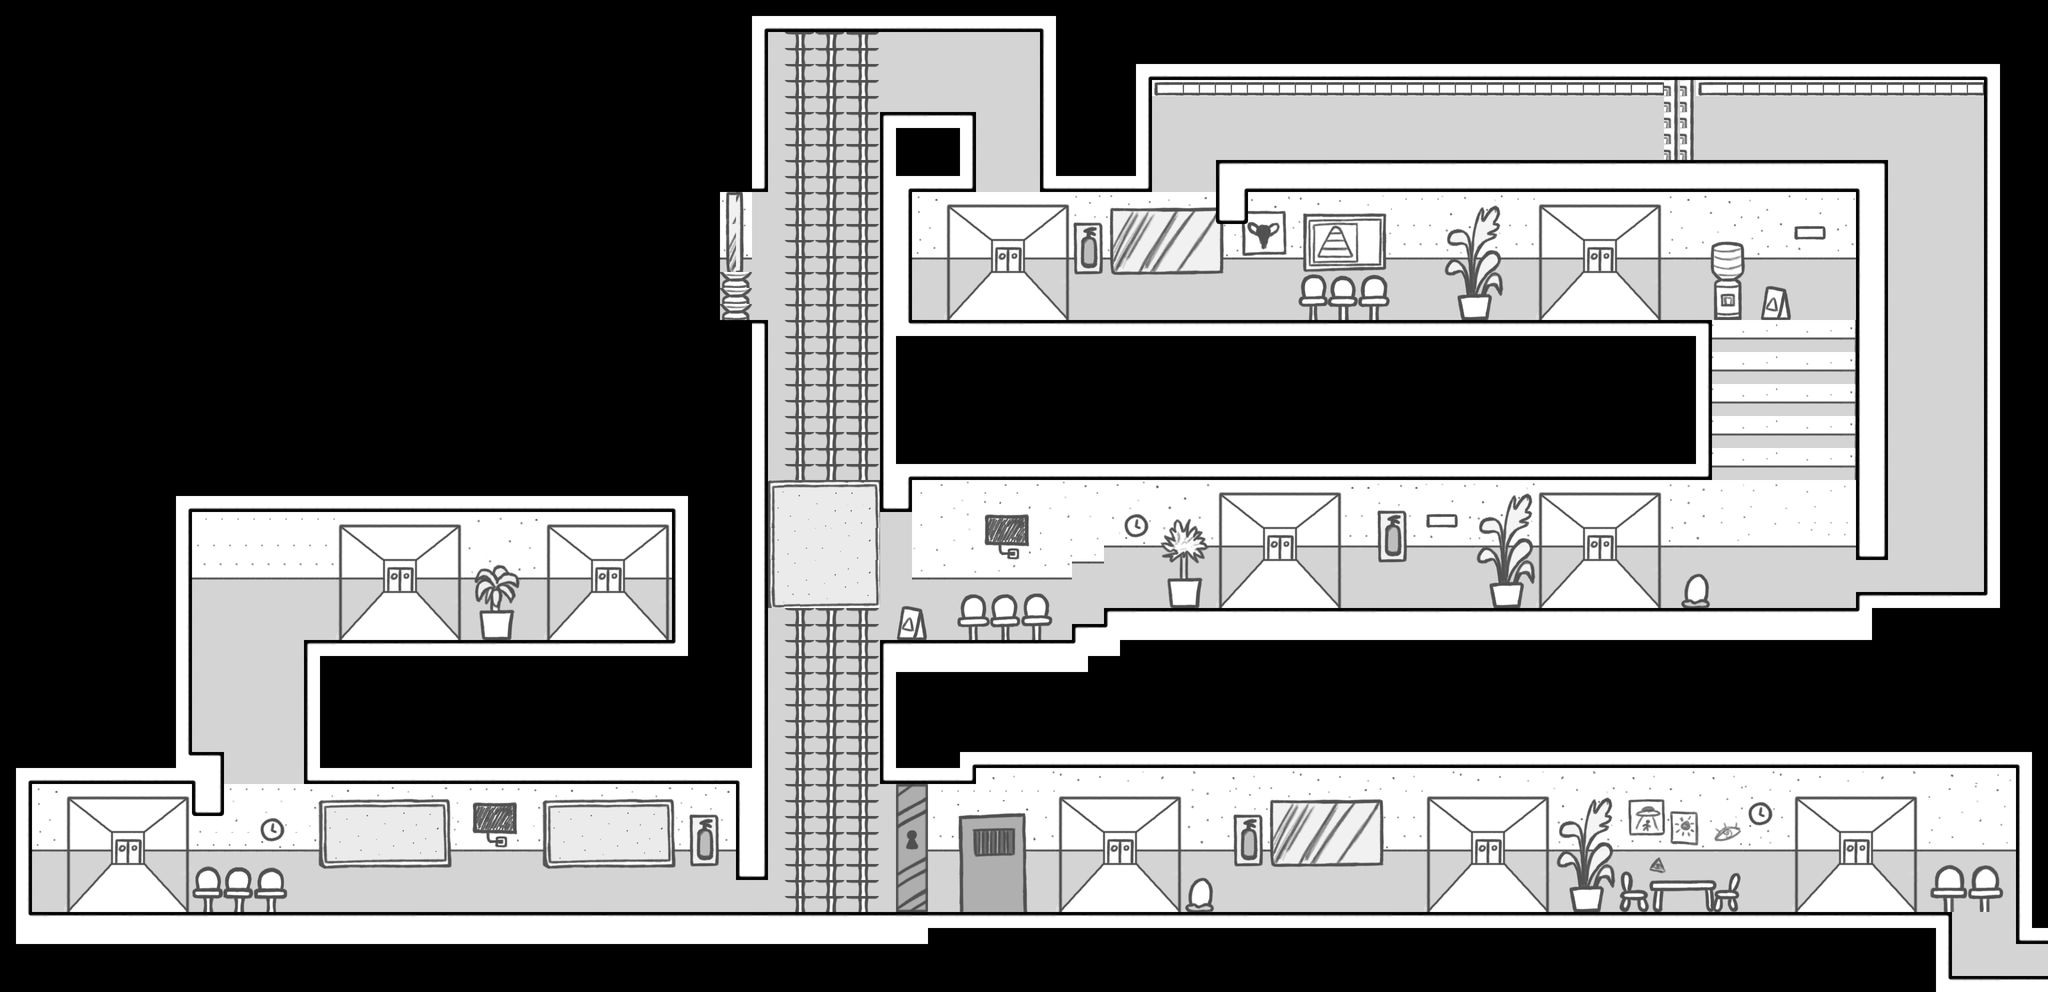

A 2D game scene composited from a Tiled map and its tileset images. What follows is a short description and the map's XML, with each tile layer's data collapsed to a summary:
An orthogonal 128x62 tile map with 32x32 px tiles, 12 tile layers (backgroundScenery, ground, backgroundScenery, ground, ...) and 42 objects (8x 0, 8x 1, 6x 2, 6x 3, 5x 4, ...).

<map version="1.10" tiledversion="1.11.1" orientation="orthogonal" renderorder="right-down" width="128" height="62" tilewidth="32" tileheight="32" infinite="0" nextlayerid="121" nextobjectid="155">
 <editorsettings>
  <export target="level2.json" format="json" />
 </editorsettings>
 <tileset firstgid="1" name="MapTileset" tilewidth="32" tileheight="32" tilecount="6400" columns="80">
  <image source="../Map Tileset.png" width="2560" height="2560" />
 </tileset>
 <objectgroup id="102" name="endLevel">
  <object id="108" name="end" x="3906" y="1816.67" width="133.333" height="150" />
 </objectgroup>
 <group id="68" name="zone3">
  <layer id="69" name="backgroundScenery" width="128" height="62">
   <data>[7936 cells, 629 non-empty, 395 distinct tile ids]</data>
  </layer>
  <layer id="70" name="ground" width="128" height="62">
   <data>[7936 cells, 156 non-empty, 21 distinct tile ids]</data>
  </layer>
  <group id="71" name="enemies">
   <objectgroup id="114" name="enemy3">
    <properties>
     <property name="hasKey" type="bool" value="false" />
     <property name="type" value="Reptilian" />
    </properties>
    <object id="138" name="0" x="3564" y="1672.95">
     <properties>
      <property name="Z" type="float" value="0" />
      <property name="next" type="object" value="139" />
     </properties>
     <point />
    </object>
    <object id="139" name="1" x="2587" y="1668.75">
     <properties>
      <property name="Z" type="float" value="0" />
      <property name="next" type="object" value="140" />
     </properties>
     <point />
    </object>
   </objectgroup>
   <objectgroup id="120" name="enemy2">
    <properties>
     <property name="hasKey" type="bool" value="false" />
     <property name="type" value="Reptilian" />
    </properties>
    <object id="150" name="0" x="3806.35" y="1626.95">
     <properties>
      <property name="Z" type="float" value="0" />
      <property name="next" type="object" value="151" />
     </properties>
     <point />
    </object>
    <object id="151" name="1" x="2974.34" y="1702.75">
     <properties>
      <property name="Z" type="float" value="0" />
      <property name="next" type="object" value="152" />
     </properties>
     <point />
    </object>
    <object id="152" name="2" x="2974.34" y="1702.75">
     <properties>
      <property name="Z" type="float" value="1" />
      <property name="next" type="object" value="153" />
     </properties>
     <point />
    </object>
    <object id="153" name="3" x="3711.67" y="1693.84">
     <properties>
      <property name="Z" type="float" value="1" />
      <property name="next" type="object" value="154" />
     </properties>
     <point />
    </object>
    <object id="154" name="4" x="3716.59" y="1690.15">
     <properties>
      <property name="Z" type="float" value="0" />
      <property name="next" type="object" value="150" />
     </properties>
     <point />
    </object>
   </objectgroup>
   <objectgroup id="115" name="enemy1">
    <properties>
     <property name="hasKey" type="bool" value="false" />
     <property name="type" value="Reptilian" />
    </properties>
    <object id="143" name="0" x="2346.35" y="1654.95">
     <properties>
      <property name="Z" type="float" value="0" />
      <property name="next" type="object" value="144" />
     </properties>
     <point />
    </object>
    <object id="144" name="1" x="2238.34" y="1718.75">
     <properties>
      <property name="Z" type="float" value="0" />
      <property name="next" type="object" value="145" />
     </properties>
     <point />
    </object>
    <object id="145" name="2" x="2238.34" y="1718.75">
     <properties>
      <property name="Z" type="float" value="1" />
      <property name="next" type="object" value="146" />
     </properties>
     <point />
    </object>
    </objectgroup>
  </group>
  <objectgroup id="104" name="refs">
   <properties>
    <property name="type" value="wall" />
   </properties>
   <!-- 1 objects omitted --></objectgroup>
 </group>
 <group id="89" name="wall2">
  <layer id="90" name="backgroundScenery" width="128" height="62">
   <data>[7936 cells, 16 non-empty, 1 distinct tile ids]</data>
  </layer>
  <layer id="91" name="ground" width="128" height="62">
   <data>[7936 cells, 6 non-empty, 5 distinct tile ids]</data>
  </layer>
  <layer id="92" name="wall" width="128" height="62">
   <data>[7936 cells, 16 non-empty, 16 distinct tile ids]</data>
  </layer>
  <objectgroup id="93" name="wall">
   <properties>
    <property name="isDoor" type="bool" value="true" />
   </properties>
   <!-- 1 objects omitted --></objectgroup>
 </group>
 <group id="6" name="zone2">
  <layer id="25" name="backgroundScenery" width="128" height="62">
   <data>[7936 cells, 256 non-empty, 22 distinct tile ids]</data>
  </layer>
  <layer id="24" name="ground" width="128" height="62">
   <data>[7936 cells, 95 non-empty, 20 distinct tile ids]</data>
  </layer>
  <objectgroup id="34" name="refs">
   <properties>
    <property name="type" value="wall" />
   </properties>
   <!-- 1 objects omitted --></objectgroup>
 </group>
 <group id="8" name="zone1">
  <properties>
   <property name="type" value="zone" />
  </properties>
  <layer id="13" name="backgroundScenery" width="128" height="62">
   <data>[7936 cells, 2310 non-empty, 593 distinct tile ids]</data>
  </layer>
  <layer id="9" name="ground" width="128" height="62">
   <data>[7936 cells, 837 non-empty, 68 distinct tile ids]</data>
  </layer>
  <group id="107" name="enemies">
   <objectgroup id="112" name="enemy5">
    <properties>
     <property name="hasKey" type="bool" value="true" />
     <property name="type" value="Agent5G" />
    </properties>
    <!-- 5 objects omitted --></objectgroup>
   <objectgroup id="108" name="enemy4">
    <properties>
     <property name="hasKey" type="bool" value="false" />
     <property name="type" value="Reptilian" />
    </properties>
    <!-- 4 objects omitted --></objectgroup>
   <objectgroup id="111" name="enemy3">
    <properties>
     <property name="hasKey" type="bool" value="false" />
     <property name="type" value="Agent5G" />
    </properties>
    <!-- 2 objects omitted --></objectgroup>
   <objectgroup id="113" name="enemy2">
    <properties>
     <property name="hasKey" type="bool" value="false" />
     <property name="type" value="Agent5G" />
    </properties>
    <!-- 5 objects omitted --></objectgroup>
   <objectgroup id="110" name="enemy1">
    <properties>
     <property name="hasKey" type="bool" value="false" />
     <property name="type" value="Agent5G" />
    </properties>
    <!-- 5 objects omitted --></objectgroup>
  </group>
  <objectgroup id="11" name="refs">
   <properties>
    <property name="type" value="wall" />
   </properties>
   <!-- 1 objects omitted --></objectgroup>
  <group id="117" name="health">
   <objectgroup id="118" name="health2">
    <!-- 1 objects omitted --></objectgroup>
   <objectgroup id="119" name="health1">
    <!-- 1 objects omitted --></objectgroup>
  </group>
 </group>
 <group id="63" name="wall1">
  <layer id="64" name="backgroundScenery" width="128" height="62">
   <data>[7936 cells, 10 non-empty, 1 distinct tile ids]</data>
  </layer>
  <layer id="65" name="ground" width="128" height="62">
   <data>[7936 cells, 4 non-empty, 4 distinct tile ids]</data>
  </layer>
  <layer id="66" name="wall" width="128" height="62">
   <data>[7936 cells, 10 non-empty, 1 distinct tile ids]</data>
  </layer>
  <objectgroup id="67" name="wall">
   <properties>
    <property name="isDoor" type="bool" value="false" />
   </properties>
   <!-- 1 objects omitted --></objectgroup>
 </group>
 <objectgroup id="21" name="player">
  <!-- 1 objects omitted --></objectgroup>
</map>
<!-- 31 of 42 objects omitted -->
